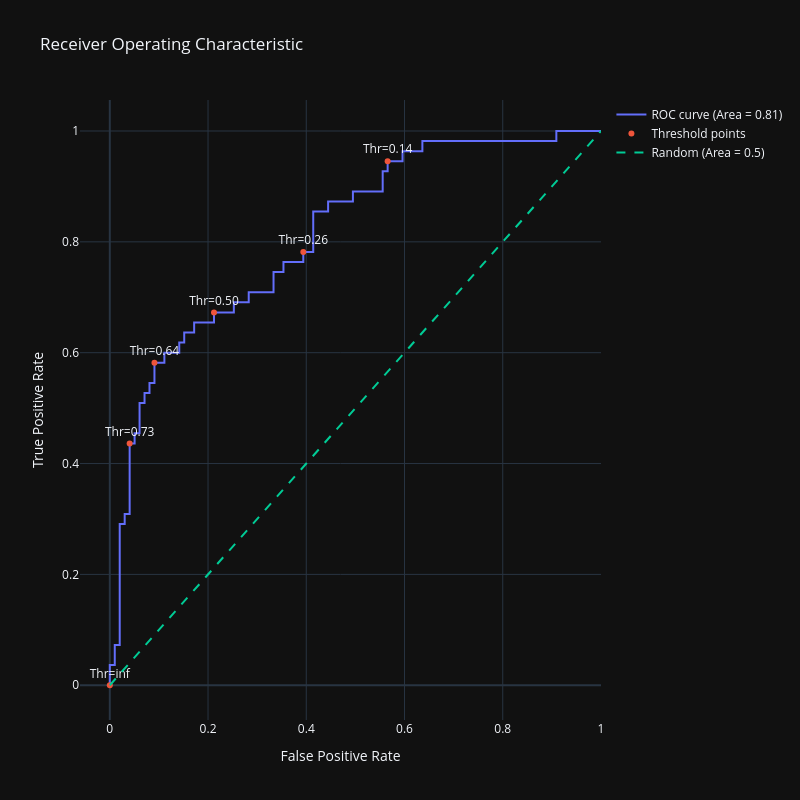

Write notebook code for a chart like this one.
### Code cell
import plotly.graph_objects as go
import numpy as np
from sklearn.metrics import roc_auc_score

# Assuming fpr, tpr, thresholds are already calculated as before
fpr, tpr, thresholds = roc_curve(y_test, y_score)

# Calculate the AUC (Area Under the Curve)
roc_auc = roc_auc_score(y_test, y_score)

# Generate a trace for ROC curve
trace0 = go.Scatter(
    x=fpr,
    y=tpr,
    mode='lines',
    name=f'ROC curve (Area = {roc_auc:.2f})'
)

# Only label every nth point to avoid cluttering
n = 10
indices = np.arange(len(thresholds)) % n == 0  # Choose indices where index mod n is 0

trace1 = go.Scatter(
    x=fpr[indices],
    y=tpr[indices],
    mode='markers+text',
    name='Threshold points',
    text=[f"Thr={thr:.2f}" for thr in thresholds[indices]],
    textposition='top center'
)

# Diagonal line
trace2 = go.Scatter(
    x=[0, 1],
    y=[0, 1],
    mode='lines',
    name='Random (Area = 0.5)',
    line=dict(dash='dash')
)

data = [trace0, trace1, trace2]

# Define layout with square aspect ratio
layout = go.Layout(
    title='Receiver Operating Characteristic',
    xaxis=dict(title='False Positive Rate'),
    yaxis=dict(title='True Positive Rate'),
    autosize=False,
    width=800,
    height=800,
    showlegend=True
)

# Define figure and add data
fig = go.Figure(data=data, layout=layout)

# Show figure
fig.show()

### Figure 1 — Plotly figure (JSON) as saved in the notebook; plotly's stock layout.template omitted (floating-point values rounded to 4 significant figures)
{"data": [{"mode": "lines", "name": "ROC curve (Area = 0.81)", "x": [0.0, 0.0, 0.0, 0.0101, 0.0101, 0.0202, 0.0202, 0.0303, 0.0303, 0.0404, 0.0404, 0.05051, 0.05051, 0.06061, 0.06061, 0.07071, 0.07071, 0.08081, 0.08081, 0.09091, 0.09091, 0.1111, 0.1111, 0.1414, 0.1414, 0.1515, 0.1515, 0.1717, 0.1717, 0.2121, 0.2121, 0.2525, 0.2525, 0.2828, 0.2828, 0.3333, 0.3333, 0.3535, 0.3535, 0.3939, 0.3939, 0.4141, 0.4141, 0.4444, 0.4444, 0.4949, 0.4949, 0.5556, 0.5556, 0.5657, 0.5657, 0.596, 0.596, 0.6364, 0.6364, 0.9091, 0.9091, 1.0], "y": [0.0, 0.01818, 0.03636, 0.03636, 0.07273, 0.07273, 0.2909, 0.2909, 0.3091, 0.3091, 0.4364, 0.4364, 0.4545, 0.4545, 0.5091, 0.5091, 0.5273, 0.5273, 0.5455, 0.5455, 0.5818, 0.5818, 0.6, 0.6, 0.6182, 0.6182, 0.6364, 0.6364, 0.6545, 0.6545, 0.6727, 0.6727, 0.6909, 0.6909, 0.7091, 0.7091, 0.7455, 0.7455, 0.7636, 0.7636, 0.7818, 0.7818, 0.8545, 0.8545, 0.8727, 0.8727, 0.8909, 0.8909, 0.9273, 0.9273, 0.9455, 0.9455, 0.9636, 0.9636, 0.9818, 0.9818, 1.0, 1.0], "type": "scatter"}, {"mode": "markers+text", "name": "Threshold points", "text": ["Thr=inf", "Thr=0.73", "Thr=0.64", "Thr=0.50", "Thr=0.26", "Thr=0.14"], "textposition": "top center", "x": [0.0, 0.0404, 0.09091, 0.2121, 0.3939, 0.5657], "y": [0.0, 0.4364, 0.5818, 0.6727, 0.7818, 0.9455], "type": "scatter"}, {"line": {"dash": "dash"}, "mode": "lines", "name": "Random (Area = 0.5)", "x": [0, 1], "y": [0, 1], "type": "scatter"}], "layout": {"autosize": false, "height": 800, "showlegend": true, "title": {"text": "Receiver Operating Characteristic"}, "width": 800, "xaxis": {"title": {"text": "False Positive Rate"}}, "yaxis": {"title": {"text": "True Positive Rate"}}}}
